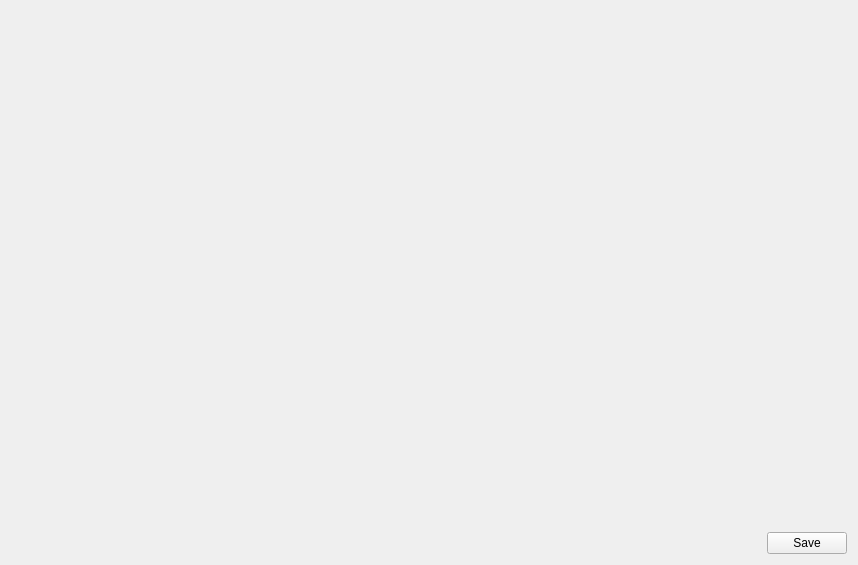
<?xml version="1.0" encoding="UTF-8"?>
<ui version="4.0">
 <class>PreviewWidget</class>
 <widget class="QWidget" name="PreviewWidget">
  <property name="geometry">
   <rect>
    <x>0</x>
    <y>0</y>
    <width>858</width>
    <height>565</height>
   </rect>
  </property>
  <property name="windowTitle">
   <string>Form</string>
  </property>
  <layout class="QVBoxLayout" name="verticalLayout" stretch="1,0">
   <item>
    <widget class="PreviewImage" name="preview" native="true"/>
   </item>
   <item>
    <layout class="QHBoxLayout" name="horizontalLayout">
     <item>
      <spacer name="horizontalSpacer">
       <property name="orientation">
        <enum>Qt::Horizontal</enum>
       </property>
       <property name="sizeHint" stdset="0">
        <size>
         <width>40</width>
         <height>20</height>
        </size>
       </property>
      </spacer>
     </item>
     <item>
      <widget class="QPushButton" name="btnSave">
       <property name="text">
        <string>Save</string>
       </property>
      </widget>
     </item>
    </layout>
   </item>
  </layout>
 </widget>
 <customwidgets>
  <customwidget>
   <class>PreviewImage</class>
   <extends>QWidget</extends>
   <header>previewimage.h</header>
   <container>1</container>
  </customwidget>
 </customwidgets>
 <resources/>
 <connections/>
</ui>
